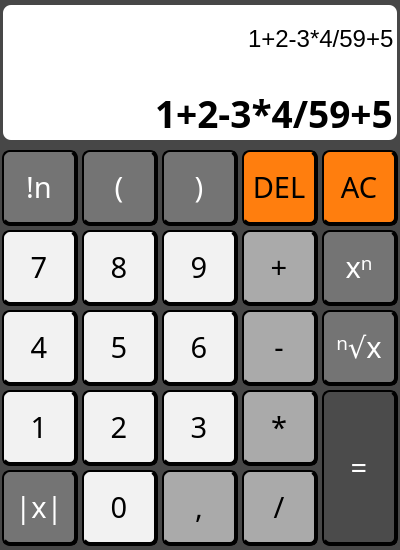
<?xml version="1.0" encoding="UTF-8"?>
<ui version="4.0">
 <class>Dialog</class>
 <widget class="QDialog" name="Dialog">
  <property name="enabled">
   <bool>true</bool>
  </property>
  <property name="geometry">
   <rect>
    <x>0</x>
    <y>0</y>
    <width>400</width>
    <height>550</height>
   </rect>
  </property>
  <property name="minimumSize">
   <size>
    <width>400</width>
    <height>550</height>
   </size>
  </property>
  <property name="maximumSize">
   <size>
    <width>400</width>
    <height>550</height>
   </size>
  </property>
  <property name="windowTitle">
   <string>Dialog</string>
  </property>
  <property name="accessibleName">
   <string/>
  </property>
  <property name="autoFillBackground">
   <bool>false</bool>
  </property>
  <property name="styleSheet">
   <string notr="true">background-color: rgb(71, 71, 71);</string>
  </property>
  <widget class="QPushButton" name="pushButton">
   <property name="geometry">
    <rect>
     <x>2</x>
     <y>150</y>
     <width>76</width>
     <height>76</height>
    </rect>
   </property>
   <property name="font">
    <font>
     <family>Segoe UI Semilight</family>
     <pointsize>22</pointsize>
    </font>
   </property>
   <property name="cursor">
    <cursorShape>PointingHandCursor</cursorShape>
   </property>
   <property name="autoFillBackground">
    <bool>false</bool>
   </property>
   <property name="styleSheet">
    <string notr="true">QPushButton{background-color: rgb(116, 116, 116);
	color:white;
	border: 2px solid;
	border-radius: 8px;
 	border-bottom: 4px solid;
	border-right: 4px solid }
QPushButton:hover{
	background-color:white;	
	 color: black;}
QPushButton:pressed{
 	border-bottom: 2px solid;
	border-right: 2px solid
	}</string>
   </property>
   <property name="text">
    <string>!n</string>
   </property>
   <property name="autoDefault">
    <bool>true</bool>
   </property>
   <property name="default">
    <bool>false</bool>
   </property>
   <property name="flat">
    <bool>false</bool>
   </property>
  </widget>
  <widget class="QPushButton" name="pushButton_2">
   <property name="geometry">
    <rect>
     <x>82</x>
     <y>150</y>
     <width>76</width>
     <height>76</height>
    </rect>
   </property>
   <property name="font">
    <font>
     <family>Segoe UI Semilight</family>
     <pointsize>22</pointsize>
    </font>
   </property>
   <property name="cursor">
    <cursorShape>PointingHandCursor</cursorShape>
   </property>
   <property name="autoFillBackground">
    <bool>false</bool>
   </property>
   <property name="styleSheet">
    <string notr="true">QPushButton{background-color: rgb(116, 116, 116);
	color:white;
	border: 2px solid;
	border-radius: 8px;
 	border-bottom: 4px solid;
	border-right: 4px solid }
QPushButton:hover{
	background-color:white;	
	 color: black;}
QPushButton:pressed{
 	border-bottom: 2px solid;
	border-right: 2px solid
	}</string>
   </property>
   <property name="text">
    <string>(</string>
   </property>
  </widget>
  <widget class="QPushButton" name="pushButton_3">
   <property name="geometry">
    <rect>
     <x>162</x>
     <y>150</y>
     <width>76</width>
     <height>76</height>
    </rect>
   </property>
   <property name="font">
    <font>
     <family>Segoe UI Semilight</family>
     <pointsize>22</pointsize>
    </font>
   </property>
   <property name="cursor">
    <cursorShape>PointingHandCursor</cursorShape>
   </property>
   <property name="autoFillBackground">
    <bool>false</bool>
   </property>
   <property name="styleSheet">
    <string notr="true">QPushButton{background-color: rgb(116, 116, 116);
	color:white;
	border: 2px solid;
	border-radius: 8px;
 	border-bottom: 4px solid;
	border-right: 4px solid }
QPushButton:hover{
	background-color:white;	
	 color: black;}
QPushButton:pressed{
 	border-bottom: 2px solid;
	border-right: 2px solid
	}</string>
   </property>
   <property name="text">
    <string>)</string>
   </property>
  </widget>
  <widget class="QPushButton" name="pushButton_4">
   <property name="geometry">
    <rect>
     <x>242</x>
     <y>150</y>
     <width>76</width>
     <height>76</height>
    </rect>
   </property>
   <property name="font">
    <font>
     <family>Segoe UI Semilight</family>
     <pointsize>22</pointsize>
    </font>
   </property>
   <property name="cursor">
    <cursorShape>PointingHandCursor</cursorShape>
   </property>
   <property name="autoFillBackground">
    <bool>false</bool>
   </property>
   <property name="styleSheet">
    <string notr="true">QPushButton{background-color:rgb(255, 126, 14);
	color:black;
	border: 2px solid;
	border-radius: 8px;
	border-bottom: 4px solid;
	border-right: 4px solid}
QPushButton:hover{
	background-color:rgb(213, 213, 213);	
	 color: rgb(255, 126, 14);}
QPushButton:pressed{
	border-bottom: 2px solid;
	border-right: 2px solid}
</string>
   </property>
   <property name="text">
    <string>DEL</string>
   </property>
  </widget>
  <widget class="QPushButton" name="pushButton_5">
   <property name="geometry">
    <rect>
     <x>322</x>
     <y>150</y>
     <width>76</width>
     <height>76</height>
    </rect>
   </property>
   <property name="font">
    <font>
     <family>Segoe UI Semilight</family>
     <pointsize>22</pointsize>
    </font>
   </property>
   <property name="cursor">
    <cursorShape>PointingHandCursor</cursorShape>
   </property>
   <property name="autoFillBackground">
    <bool>false</bool>
   </property>
   <property name="styleSheet">
    <string notr="true">QPushButton{background-color:rgb(255, 126, 14);
	color:black;
	border: 2px solid;
	border-radius: 8px;
	border-bottom: 4px solid;
	border-right: 4px solid}
QPushButton:hover{
	background-color:rgb(213, 213, 213);	
	 color: rgb(255, 126, 14);}
QPushButton:pressed{
	border-bottom: 2px solid;
	border-right: 2px solid}</string>
   </property>
   <property name="text">
    <string>AC</string>
   </property>
  </widget>
  <widget class="QPushButton" name="pushButton_6">
   <property name="geometry">
    <rect>
     <x>82</x>
     <y>230</y>
     <width>76</width>
     <height>76</height>
    </rect>
   </property>
   <property name="font">
    <font>
     <family>Segoe UI Semilight</family>
     <pointsize>22</pointsize>
    </font>
   </property>
   <property name="cursor">
    <cursorShape>PointingHandCursor</cursorShape>
   </property>
   <property name="autoFillBackground">
    <bool>false</bool>
   </property>
   <property name="styleSheet">
    <string notr="true">QPushButton{background-color: rgb(242, 242, 242);
	color:black;
	border: 2px solid;
	border-radius: 8px;
 	border-bottom: 4px solid;
	border-right: 4px solid}
QPushButton:hover{
	background-color:rgb(50, 50, 50);	
	 color: white;}
QPushButton:pressed{
 	border-bottom: 2px solid;
	border-right: 2px solid}</string>
   </property>
   <property name="text">
    <string>8</string>
   </property>
  </widget>
  <widget class="QPushButton" name="pushButton_7">
   <property name="geometry">
    <rect>
     <x>322</x>
     <y>230</y>
     <width>76</width>
     <height>76</height>
    </rect>
   </property>
   <property name="font">
    <font>
     <family>Segoe UI Semilight</family>
     <pointsize>22</pointsize>
    </font>
   </property>
   <property name="cursor">
    <cursorShape>PointingHandCursor</cursorShape>
   </property>
   <property name="autoFillBackground">
    <bool>false</bool>
   </property>
   <property name="styleSheet">
    <string notr="true">QPushButton{background-color: rgb(116, 116, 116);
	color:white;
	border: 2px solid;
	border-radius: 8px;
 	border-bottom: 4px solid;
	border-right: 4px solid }
QPushButton:hover{
	background-color:white;	
	 color: black;}
QPushButton:pressed{
 	border-bottom: 2px solid;
	border-right: 2px solid
	}</string>
   </property>
   <property name="text">
    <string>xⁿ</string>
   </property>
  </widget>
  <widget class="QPushButton" name="pushButton_8">
   <property name="geometry">
    <rect>
     <x>162</x>
     <y>230</y>
     <width>76</width>
     <height>76</height>
    </rect>
   </property>
   <property name="font">
    <font>
     <family>Segoe UI Semilight</family>
     <pointsize>22</pointsize>
    </font>
   </property>
   <property name="cursor">
    <cursorShape>PointingHandCursor</cursorShape>
   </property>
   <property name="autoFillBackground">
    <bool>false</bool>
   </property>
   <property name="styleSheet">
    <string notr="true">QPushButton{background-color: rgb(242, 242, 242);
	color:black;
	border: 2px solid;
	border-radius: 8px;
 	border-bottom: 4px solid;
	border-right: 4px solid}
QPushButton:hover{
	background-color:rgb(50, 50, 50);	
	 color: white;}
QPushButton:pressed{
 	border-bottom: 2px solid;
	border-right: 2px solid}</string>
   </property>
   <property name="text">
    <string>9</string>
   </property>
  </widget>
  <widget class="QPushButton" name="pushButton_9">
   <property name="geometry">
    <rect>
     <x>2</x>
     <y>230</y>
     <width>76</width>
     <height>76</height>
    </rect>
   </property>
   <property name="font">
    <font>
     <family>Segoe UI Semilight</family>
     <pointsize>22</pointsize>
    </font>
   </property>
   <property name="cursor">
    <cursorShape>PointingHandCursor</cursorShape>
   </property>
   <property name="autoFillBackground">
    <bool>false</bool>
   </property>
   <property name="styleSheet">
    <string notr="true">QPushButton{background-color: rgb(242, 242, 242);
	color:black;
	border: 2px solid;
	border-radius: 8px;
 	border-bottom: 4px solid;
	border-right: 4px solid}
QPushButton:hover{
	background-color:rgb(50, 50, 50);	
	 color: white;}
QPushButton:pressed{
 	border-bottom: 2px solid;
	border-right: 2px solid}
</string>
   </property>
   <property name="text">
    <string>7</string>
   </property>
  </widget>
  <widget class="QPushButton" name="pushButton_10">
   <property name="geometry">
    <rect>
     <x>242</x>
     <y>230</y>
     <width>76</width>
     <height>76</height>
    </rect>
   </property>
   <property name="font">
    <font>
     <family>Segoe UI Semilight</family>
     <pointsize>22</pointsize>
    </font>
   </property>
   <property name="cursor">
    <cursorShape>PointingHandCursor</cursorShape>
   </property>
   <property name="autoFillBackground">
    <bool>false</bool>
   </property>
   <property name="styleSheet">
    <string notr="true">QPushButton{background-color: rgb(170, 170, 170);
	color:black;
	border: 2px solid;
	border-radius: 8px;
 	border-bottom: 4px solid;
	border-right: 4px solid}
QPushButton:hover{
	background-color:rgb(50, 50, 50);	
	 color: white;}
QPushButton:pressed{
	 border-bottom: 2px solid;
	border-right: 2px solid}
</string>
   </property>
   <property name="text">
    <string>+</string>
   </property>
  </widget>
  <widget class="QPushButton" name="pushButton_11">
   <property name="geometry">
    <rect>
     <x>162</x>
     <y>390</y>
     <width>76</width>
     <height>76</height>
    </rect>
   </property>
   <property name="font">
    <font>
     <family>Segoe UI Semilight</family>
     <pointsize>22</pointsize>
    </font>
   </property>
   <property name="cursor">
    <cursorShape>PointingHandCursor</cursorShape>
   </property>
   <property name="autoFillBackground">
    <bool>false</bool>
   </property>
   <property name="styleSheet">
    <string notr="true">QPushButton{background-color: rgb(242, 242, 242);
	color:black;
	border: 2px solid;
	border-radius: 8px;
 	border-bottom: 4px solid;
	border-right: 4px solid}
QPushButton:hover{
	background-color:rgb(50, 50, 50);	
	 color: white;}
QPushButton:pressed{
 	border-bottom: 2px solid;
	border-right: 2px solid}</string>
   </property>
   <property name="text">
    <string>3</string>
   </property>
  </widget>
  <widget class="QPushButton" name="pushButton_12">
   <property name="geometry">
    <rect>
     <x>82</x>
     <y>390</y>
     <width>76</width>
     <height>76</height>
    </rect>
   </property>
   <property name="font">
    <font>
     <family>Segoe UI Semilight</family>
     <pointsize>22</pointsize>
    </font>
   </property>
   <property name="cursor">
    <cursorShape>PointingHandCursor</cursorShape>
   </property>
   <property name="autoFillBackground">
    <bool>false</bool>
   </property>
   <property name="styleSheet">
    <string notr="true">QPushButton{background-color: rgb(242, 242, 242);
	color:black;
	border: 2px solid;
	border-radius: 8px;
 	border-bottom: 4px solid;
	border-right: 4px solid}
QPushButton:hover{
	background-color:rgb(50, 50, 50);	
	 color: white;}
QPushButton:pressed{
 	border-bottom: 2px solid;
	border-right: 2px solid}</string>
   </property>
   <property name="text">
    <string>2</string>
   </property>
  </widget>
  <widget class="QPushButton" name="pushButton_13">
   <property name="geometry">
    <rect>
     <x>242</x>
     <y>310</y>
     <width>76</width>
     <height>76</height>
    </rect>
   </property>
   <property name="font">
    <font>
     <family>Segoe UI Semilight</family>
     <pointsize>22</pointsize>
    </font>
   </property>
   <property name="cursor">
    <cursorShape>PointingHandCursor</cursorShape>
   </property>
   <property name="autoFillBackground">
    <bool>false</bool>
   </property>
   <property name="styleSheet">
    <string notr="true">QPushButton{background-color: rgb(170, 170, 170);
	color:black;
	border: 2px solid;
	border-radius: 8px;
 	border-bottom: 4px solid;
	border-right: 4px solid}
QPushButton:hover{
	background-color:rgb(50, 50, 50);	
	 color: white;}
QPushButton:pressed{
	 border-bottom: 2px solid;
	border-right: 2px solid}
</string>
   </property>
   <property name="text">
    <string>-</string>
   </property>
  </widget>
  <widget class="QPushButton" name="pushButton_14">
   <property name="geometry">
    <rect>
     <x>322</x>
     <y>390</y>
     <width>76</width>
     <height>156</height>
    </rect>
   </property>
   <property name="font">
    <font>
     <family>Segoe UI Semilight</family>
     <pointsize>22</pointsize>
    </font>
   </property>
   <property name="cursor">
    <cursorShape>PointingHandCursor</cursorShape>
   </property>
   <property name="autoFillBackground">
    <bool>false</bool>
   </property>
   <property name="styleSheet">
    <string notr="true">QPushButton{background-color: rgb(75, 75, 75);
	color:white;
	border: 2px solid;
	border-radius: 8px;
	border-bottom: 4px solid;
	border-right: 4px solid}
QPushButton:hover{
	background-color:white;	
	 color: black;}
QPushButton:pressed{
	border-bottom: 2px solid;
	border-right: 2px solid}
</string>
   </property>
   <property name="text">
    <string>=</string>
   </property>
  </widget>
  <widget class="QPushButton" name="pushButton_15">
   <property name="geometry">
    <rect>
     <x>2</x>
     <y>390</y>
     <width>76</width>
     <height>76</height>
    </rect>
   </property>
   <property name="font">
    <font>
     <family>Segoe UI Semilight</family>
     <pointsize>22</pointsize>
    </font>
   </property>
   <property name="cursor">
    <cursorShape>PointingHandCursor</cursorShape>
   </property>
   <property name="autoFillBackground">
    <bool>false</bool>
   </property>
   <property name="styleSheet">
    <string notr="true">QPushButton{background-color: rgb(242, 242, 242);
	color:black;
	border: 2px solid;
	border-radius: 8px;
 	border-bottom: 4px solid;
	border-right: 4px solid}
QPushButton:hover{
	background-color:rgb(50, 50, 50);	
	 color: white;}
QPushButton:pressed{
 	border-bottom: 2px solid;
	border-right: 2px solid}</string>
   </property>
   <property name="text">
    <string>1</string>
   </property>
  </widget>
  <widget class="QPushButton" name="pushButton_16">
   <property name="geometry">
    <rect>
     <x>82</x>
     <y>310</y>
     <width>76</width>
     <height>76</height>
    </rect>
   </property>
   <property name="font">
    <font>
     <family>Segoe UI Semilight</family>
     <pointsize>22</pointsize>
    </font>
   </property>
   <property name="cursor">
    <cursorShape>PointingHandCursor</cursorShape>
   </property>
   <property name="autoFillBackground">
    <bool>false</bool>
   </property>
   <property name="styleSheet">
    <string notr="true">QPushButton{background-color: rgb(242, 242, 242);
	color:black;
	border: 2px solid;
	border-radius: 8px;
 	border-bottom: 4px solid;
	border-right: 4px solid}
QPushButton:hover{
	background-color:rgb(50, 50, 50);	
	 color: white;}
QPushButton:pressed{
 	border-bottom: 2px solid;
	border-right: 2px solid}</string>
   </property>
   <property name="text">
    <string>5</string>
   </property>
  </widget>
  <widget class="QPushButton" name="pushButton_17">
   <property name="geometry">
    <rect>
     <x>322</x>
     <y>310</y>
     <width>76</width>
     <height>76</height>
    </rect>
   </property>
   <property name="font">
    <font>
     <family>Segoe UI Semilight</family>
     <pointsize>22</pointsize>
    </font>
   </property>
   <property name="cursor">
    <cursorShape>PointingHandCursor</cursorShape>
   </property>
   <property name="autoFillBackground">
    <bool>false</bool>
   </property>
   <property name="styleSheet">
    <string notr="true">QPushButton{background-color: rgb(116, 116, 116);
	color:white;
	border: 2px solid;
	border-radius: 8px;
 	border-bottom: 4px solid;
	border-right: 4px solid }
QPushButton:hover{
	background-color:white;	
	 color: black;}
QPushButton:pressed{
 	border-bottom: 2px solid;
	border-right: 2px solid
	}</string>
   </property>
   <property name="text">
    <string>ⁿ√x</string>
   </property>
  </widget>
  <widget class="QPushButton" name="pushButton_18">
   <property name="geometry">
    <rect>
     <x>242</x>
     <y>390</y>
     <width>76</width>
     <height>76</height>
    </rect>
   </property>
   <property name="font">
    <font>
     <family>Segoe UI Semilight</family>
     <pointsize>22</pointsize>
    </font>
   </property>
   <property name="cursor">
    <cursorShape>PointingHandCursor</cursorShape>
   </property>
   <property name="autoFillBackground">
    <bool>false</bool>
   </property>
   <property name="styleSheet">
    <string notr="true">QPushButton{background-color: rgb(170, 170, 170);
	color:black;
	border: 2px solid;
	border-radius: 8px;
 	border-bottom: 4px solid;
	border-right: 4px solid}
QPushButton:hover{
	background-color:rgb(50, 50, 50);	
	 color: white;}
QPushButton:pressed{
	 border-bottom: 2px solid;
	border-right: 2px solid}
</string>
   </property>
   <property name="text">
    <string>*</string>
   </property>
  </widget>
  <widget class="QPushButton" name="pushButton_19">
   <property name="geometry">
    <rect>
     <x>162</x>
     <y>310</y>
     <width>76</width>
     <height>76</height>
    </rect>
   </property>
   <property name="font">
    <font>
     <family>Segoe UI Semilight</family>
     <pointsize>22</pointsize>
    </font>
   </property>
   <property name="cursor">
    <cursorShape>PointingHandCursor</cursorShape>
   </property>
   <property name="autoFillBackground">
    <bool>false</bool>
   </property>
   <property name="styleSheet">
    <string notr="true">QPushButton{background-color: rgb(242, 242, 242);
	color:black;
	border: 2px solid;
	border-radius: 8px;
 	border-bottom: 4px solid;
	border-right: 4px solid}
QPushButton:hover{
	background-color:rgb(50, 50, 50);	
	 color: white;}
QPushButton:pressed{
 	border-bottom: 2px solid;
	border-right: 2px solid}</string>
   </property>
   <property name="text">
    <string>6</string>
   </property>
  </widget>
  <widget class="QPushButton" name="pushButton_20">
   <property name="geometry">
    <rect>
     <x>2</x>
     <y>310</y>
     <width>76</width>
     <height>76</height>
    </rect>
   </property>
   <property name="font">
    <font>
     <family>Segoe UI Semilight</family>
     <pointsize>22</pointsize>
    </font>
   </property>
   <property name="cursor">
    <cursorShape>PointingHandCursor</cursorShape>
   </property>
   <property name="autoFillBackground">
    <bool>false</bool>
   </property>
   <property name="styleSheet">
    <string notr="true">QPushButton{background-color: rgb(242, 242, 242);
	color:black;
	border: 2px solid;
	border-radius: 8px;
 	border-bottom: 4px solid;
	border-right: 4px solid}
QPushButton:hover{
	background-color:rgb(50, 50, 50);	
	 color: white;}
QPushButton:pressed{
 	border-bottom: 2px solid;
	border-right: 2px solid}</string>
   </property>
   <property name="text">
    <string>4</string>
   </property>
  </widget>
  <widget class="QPushButton" name="pushButton_21">
   <property name="geometry">
    <rect>
     <x>242</x>
     <y>470</y>
     <width>76</width>
     <height>76</height>
    </rect>
   </property>
   <property name="font">
    <font>
     <family>Segoe UI Semilight</family>
     <pointsize>22</pointsize>
    </font>
   </property>
   <property name="cursor">
    <cursorShape>PointingHandCursor</cursorShape>
   </property>
   <property name="autoFillBackground">
    <bool>false</bool>
   </property>
   <property name="styleSheet">
    <string notr="true">QPushButton{background-color: rgb(170, 170, 170);
	color:black;
	border: 2px solid;
	border-radius: 8px;
 	border-bottom: 4px solid;
	border-right: 4px solid}
QPushButton:hover{
	background-color:rgb(50, 50, 50);	
	 color: white;}
QPushButton:pressed{
	 border-bottom: 2px solid;
	border-right: 2px solid}
</string>
   </property>
   <property name="text">
    <string>/</string>
   </property>
  </widget>
  <widget class="QPushButton" name="pushButton_22">
   <property name="geometry">
    <rect>
     <x>82</x>
     <y>470</y>
     <width>76</width>
     <height>76</height>
    </rect>
   </property>
   <property name="font">
    <font>
     <family>Segoe UI Semilight</family>
     <pointsize>22</pointsize>
    </font>
   </property>
   <property name="cursor">
    <cursorShape>PointingHandCursor</cursorShape>
   </property>
   <property name="autoFillBackground">
    <bool>false</bool>
   </property>
   <property name="styleSheet">
    <string notr="true">QPushButton{background-color: rgb(242, 242, 242);
	color:black;
	border: 2px solid;
	border-radius: 8px;
 	border-bottom: 4px solid;
	border-right: 4px solid}
QPushButton:hover{
	background-color:rgb(50, 50, 50);	
	 color: white;}
QPushButton:pressed{
 	border-bottom: 2px solid;
	border-right: 2px solid}</string>
   </property>
   <property name="text">
    <string>0</string>
   </property>
  </widget>
  <widget class="QPushButton" name="pushButton_24">
   <property name="geometry">
    <rect>
     <x>2</x>
     <y>470</y>
     <width>76</width>
     <height>76</height>
    </rect>
   </property>
   <property name="font">
    <font>
     <family>Segoe UI Semilight</family>
     <pointsize>22</pointsize>
    </font>
   </property>
   <property name="cursor">
    <cursorShape>PointingHandCursor</cursorShape>
   </property>
   <property name="autoFillBackground">
    <bool>false</bool>
   </property>
   <property name="styleSheet">
    <string notr="true">QPushButton{background-color: rgb(116, 116, 116);
	color:white;
	border: 2px solid;
	border-radius: 8px;
 	border-bottom: 4px solid;
	border-right: 4px solid }
QPushButton:hover{
	background-color:white;	
	 color: black;}
QPushButton:pressed{
 	border-bottom: 2px solid;
	border-right: 2px solid
	}</string>
   </property>
   <property name="text">
    <string>|x|</string>
   </property>
  </widget>
  <widget class="QPushButton" name="pushButton_25">
   <property name="geometry">
    <rect>
     <x>162</x>
     <y>470</y>
     <width>76</width>
     <height>76</height>
    </rect>
   </property>
   <property name="font">
    <font>
     <family>Segoe UI Semilight</family>
     <pointsize>22</pointsize>
    </font>
   </property>
   <property name="cursor">
    <cursorShape>PointingHandCursor</cursorShape>
   </property>
   <property name="autoFillBackground">
    <bool>false</bool>
   </property>
   <property name="styleSheet">
    <string notr="true">QPushButton{background-color: rgb(170, 170, 170);
	color:black;
	border: 2px solid;
	border-radius: 8px;
 	border-bottom: 4px solid;
	border-right: 4px solid}
QPushButton:hover{
	background-color:rgb(50, 50, 50);	
	 color: white;}
QPushButton:pressed{
	 border-bottom: 2px solid;
	border-right: 2px solid}
</string>
   </property>
   <property name="text">
    <string>,</string>
   </property>
  </widget>
  <widget class="QLineEdit" name="lineEdit">
   <property name="geometry">
    <rect>
     <x>3</x>
     <y>58</y>
     <width>394</width>
     <height>82</height>
    </rect>
   </property>
   <property name="font">
    <font>
     <family>Segoe UI Semibold</family>
     <pointsize>28</pointsize>
     <bold>true</bold>
    </font>
   </property>
   <property name="cursor">
    <cursorShape>PointingHandCursor</cursorShape>
   </property>
   <property name="layoutDirection">
    <enum>Qt::LeftToRight</enum>
   </property>
   <property name="styleSheet">
    <string notr="true">background-color: rgb(255, 255, 255);
 border-bottom-right-radius: 8px;
 border-bottom-left-radius: 8px;
</string>
   </property>
   <property name="text">
    <string>1+2-3*4/59+5</string>
   </property>
   <property name="alignment">
    <set>Qt::AlignBottom|Qt::AlignRight|Qt::AlignTrailing</set>
   </property>
  </widget>
  <widget class="QLineEdit" name="lineEdit_2">
   <property name="enabled">
    <bool>true</bool>
   </property>
   <property name="geometry">
    <rect>
     <x>3</x>
     <y>5</y>
     <width>394</width>
     <height>54</height>
    </rect>
   </property>
   <property name="font">
    <font>
     <pointsize>18</pointsize>
    </font>
   </property>
   <property name="cursor">
    <cursorShape>ArrowCursor</cursorShape>
   </property>
   <property name="styleSheet">
    <string notr="true">background-color: rgb(255, 255, 255);
color:black;
 border-top-right-radius: 8px;
 border-top-left-radius: 8px;
padding-bottom:5px</string>
   </property>
   <property name="text">
    <string>1+2-3*4/59+5</string>
   </property>
   <property name="maxLength">
    <number>256</number>
   </property>
   <property name="alignment">
    <set>Qt::AlignBottom|Qt::AlignRight|Qt::AlignTrailing</set>
   </property>
   <property name="clearButtonEnabled">
    <bool>false</bool>
   </property>
  </widget>
 </widget>
 <resources/>
 <connections/>
</ui>
